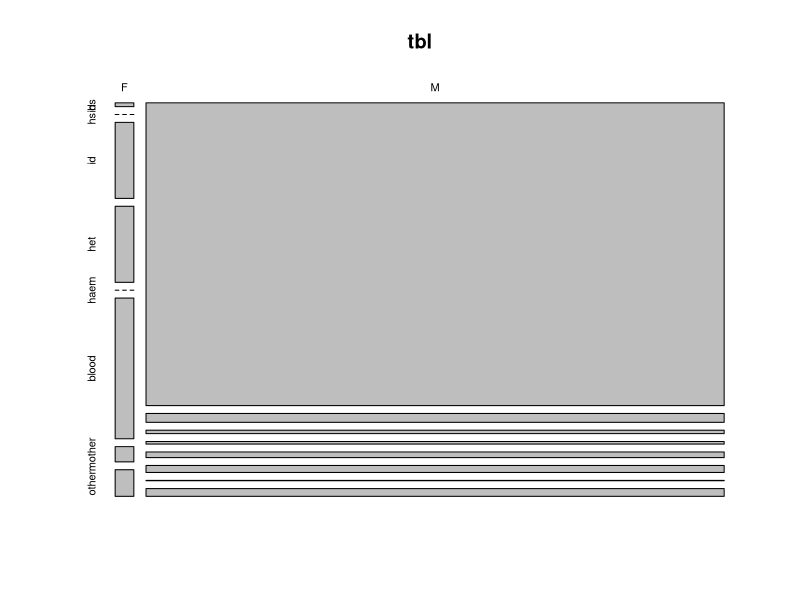

The R script that drew this image:
#H7: Chi-kwadraat toets

library(MASS)
View(Aids2)

#y = afhankelijke variabele
#x = onafhankelijke variabele

tbl <- table(Aids2$sex, Aids2$T.categ)
tbl
plot(tbl)
#1. Bepalen van de hypotheses
# H0: steekproef is representatief naar populatie
# H1: steekproef is niet representatief naar populatie

# Bepaal x2, df en p
chisq <- chisq.test(tbl)
chisq

# g berekenen
g<- qchisq(p = 1-0.05, df = chisq$parameter)
g

#p berekenen
chisq$p.value
